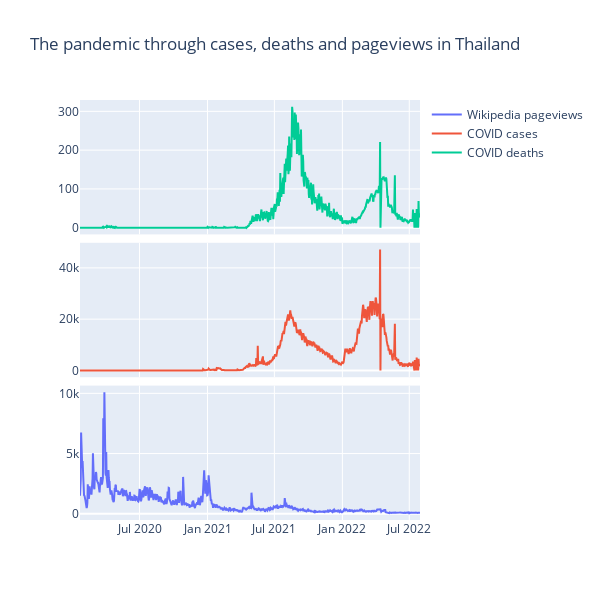

The code cell stored with this chart in its notebook:
### Markdown cell above
## Case study: Thailand

### Code cell
covid_plot('Thailand', deaths, cases, pageviews)

### Figure 1 — Plotly figure (JSON) as saved in the notebook; plotly's stock layout.template omitted (floating-point values rounded to 4 significant figures; data arrays with more than 128 entries replaced by an {"elided": "..."} marker saying what was removed)
{"data": [{"name": "Wikipedia pageviews", "type": "scatter", "x": {"elided": "921 str values"}, "xaxis": "x3", "y": {"elided": "921 int values"}, "yaxis": "y3"}, {"name": "COVID cases", "type": "scatter", "x": {"elided": "921 str values"}, "xaxis": "x2", "y": {"elided": "921 float values"}, "yaxis": "y2"}, {"name": "COVID deaths", "type": "scatter", "x": {"elided": "921 str values"}, "xaxis": "x", "y": {"elided": "921 int values"}, "yaxis": "y"}], "layout": {"height": 600, "title": {"text": "The pandemic through cases, deaths and pageviews in Thailand"}, "width": 600, "xaxis": {"anchor": "y", "domain": [0, 1], "matches": "x3", "showticklabels": false}, "xaxis2": {"anchor": "y2", "domain": [0, 1], "matches": "x3", "showticklabels": false}, "xaxis3": {"anchor": "y3", "domain": [0, 1]}, "yaxis": {"anchor": "x", "domain": [0.68, 1]}, "yaxis2": {"anchor": "x2", "domain": [0.34, 0.66]}, "yaxis3": {"anchor": "x3", "domain": [0, 0.32]}}}
